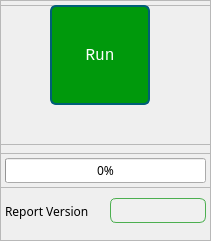
   <widget class="QFrame" name="frame_RunButton">
    <property name="geometry">
     <rect>
      <x>750</x>
      <y>10</y>
      <width>211</width>
      <height>241</height>
     </rect>
    </property>
    <property name="frameShape">
     <enum>QFrame::Shape::StyledPanel</enum>
    </property>
    <property name="frameShadow">
     <enum>QFrame::Shadow::Raised</enum>
    </property>
    <widget class="QWidget" name="verticalLayoutWidget">
     <property name="geometry">
      <rect>
       <x>0</x>
       <y>0</y>
       <width>211</width>
       <height>231</height>
      </rect>
     </property>
     <property name="font">
      <font>
       <family>Microsoft JhengHei</family>
      </font>
     </property>
     <layout class="QVBoxLayout" name="verticalLayout_RunAndVersion" stretch="2,0,1,0,1">
      <property name="topMargin">
       <number>5</number>
      </property>
      <property name="bottomMargin">
       <number>5</number>
      </property>
      <item>
       <widget class="QFrame" name="frame_7">
        <property name="frameShape">
         <enum>QFrame::Shape::StyledPanel</enum>
        </property>
        <property name="frameShadow">
         <enum>QFrame::Shadow::Raised</enum>
        </property>
        <widget class="QPushButton" name="pushButton_Run">
         <property name="enabled">
          <bool>true</bool>
         </property>
         <property name="geometry">
          <rect>
           <x>50</x>
           <y>0</y>
           <width>100</width>
           <height>100</height>
          </rect>
         </property>
         <property name="sizePolicy">
          <sizepolicy hsizetype="Fixed" vsizetype="Expanding">
           <horstretch>0</horstretch>
           <verstretch>0</verstretch>
          </sizepolicy>
         </property>
         <property name="minimumSize">
          <size>
           <width>100</width>
           <height>100</height>
          </size>
         </property>
         <property name="font">
          <font>
           <family>Consolas</family>
           <pointsize>12</pointsize>
           <bold>false</bold>
           <underline>false</underline>
           <stylestrategy>PreferAntialias</stylestrategy>
           <kerning>true</kerning>
          </font>
         </property>
         <property name="cursor">
          <cursorShape>PointingHandCursor</cursorShape>
         </property>
         <property name="mouseTracking">
          <bool>true</bool>
         </property>
         <property name="focusPolicy">
          <enum>Qt::FocusPolicy::ClickFocus</enum>
         </property>
         <property name="styleSheet">
          <string notr="true">QPushButton#pushButton_Run {
  background-color: #00990C;     /* 背景色 */
  color: #FFFFFF;                /* 文本颜色 */
  border-style: solid;           
  border-width: 2px;
  border-color: #005F77;
  border-radius: 6px;           /* 圆角半径 */
  padding: 6px;                  /* 内边距，让内容不贴边 */
}
QPushButton#pushButton_Run:hover {
  background-color: #FF7A99;     /* 悬停效果 */
}
QPushButton#pushButton_Run:pressed {
  background-color: #005F77;     /* 按下效果 */
}</string>
         </property>
         <property name="text">
          <string>Run</string>
         </property>
         <property name="autoDefault">
          <bool>false</bool>
         </property>
         <property name="default">
          <bool>false</bool>
         </property>
         <property name="flat">
          <bool>false</bool>
         </property>
        </widget>
       </widget>
      </item>
      <item>
       <spacer name="verticalSpacer">
        <property name="orientation">
         <enum>Qt::Orientation::Vertical</enum>
        </property>
        <property name="sizeType">
         <enum>QSizePolicy::Policy::Fixed</enum>
        </property>
        <property name="sizeHint" stdset="0">
         <size>
          <width>20</width>
          <height>2</height>
         </size>
        </property>
       </spacer>
      </item>
      <item>
       <widget class="QFrame" name="frame_6">
        <property name="sizePolicy">
         <sizepolicy hsizetype="Preferred" vsizetype="Expanding">
          <horstretch>0</horstretch>
          <verstretch>0</verstretch>
         </sizepolicy>
        </property>
        <property name="maximumSize">
         <size>
          <width>16777215</width>
          <height>35</height>
         </size>
        </property>
        <property name="frameShape">
         <enum>QFrame::Shape::StyledPanel</enum>
        </property>
        <property name="frameShadow">
         <enum>QFrame::Shadow::Raised</enum>
        </property>
        <widget class="QProgressBar" name="progressBar">
         <property name="geometry">
          <rect>
           <x>5</x>
           <y>5</y>
           <width>201</width>
           <height>25</height>
          </rect>
         </property>
         <property name="layoutDirection">
          <enum>Qt::LayoutDirection::LeftToRight</enum>
         </property>
         <property name="autoFillBackground">
          <bool>false</bool>
         </property>
         <property name="value">
          <number>0</number>
         </property>
         <property name="alignment">
          <set>Qt::AlignmentFlag::AlignCenter</set>
         </property>
        </widget>
       </widget>
      </item>
      <item>
       <spacer name="verticalSpacer_2">
        <property name="orientation">
         <enum>Qt::Orientation::Vertical</enum>
        </property>
        <property name="sizeType">
         <enum>QSizePolicy::Policy::Fixed</enum>
        </property>
        <property name="sizeHint" stdset="0">
         <size>
          <width>20</width>
          <height>2</height>
         </size>
        </property>
       </spacer>
      </item>
      <item>
       <layout class="QVBoxLayout" name="verticalLayout">
        <item>
         <layout class="QHBoxLayout" name="horizontalLayout_Version">
          <property name="sizeConstraint">
           <enum>QLayout::SizeConstraint::SetDefaultConstraint</enum>
          </property>
          <property name="leftMargin">
           <number>5</number>
          </property>
          <property name="rightMargin">
           <number>5</number>
          </property>
          <item>
           <widget class="QLabel" name="label_Version">
            <property name="sizePolicy">
             <sizepolicy hsizetype="Fixed" vsizetype="Preferred">
              <horstretch>0</horstretch>
              <verstretch>0</verstretch>
             </sizepolicy>
            </property>
            <property name="font">
             <font>
              <family>Microsoft JhengHei</family>
             </font>
            </property>
            <property name="text">
             <string>Report Version</string>
            </property>
           </widget>
          </item>
          <item>
           <spacer name="horizontalSpacer_17">
            <property name="orientation">
             <enum>Qt::Orientation::Horizontal</enum>
            </property>
            <property name="sizeHint" stdset="0">
             <size>
              <width>40</width>
              <height>30</height>
             </size>
            </property>
           </spacer>
          </item>
          <item>
           <widget class="QLineEdit" name="lineEdit_Version">
            <property name="font">
             <font>
              <family>Microsoft JhengHei</family>
             </font>
            </property>
            <property name="focusPolicy">
             <enum>Qt::FocusPolicy::ClickFocus</enum>
            </property>
            <property name="styleSheet">
             <string notr="true">QLineEdit {
    border: 1px solid #4CAF50;   /* 绿色边框 */
    border-radius: 6px;          /* 圆角半径 */
    padding: 2px 6px;            /* 内边距，让文字不贴边 */
    background-color: #F0F0F0;   /* 背景颜色 */
}
</string>
            </property>
            <property name="inputMethodHints">
             <set>Qt::InputMethodHint::ImhHiddenText</set>
            </property>
            <property name="alignment">
             <set>Qt::AlignmentFlag::AlignRight|Qt::AlignmentFlag::AlignTrailing|Qt::AlignmentFlag::AlignVCenter</set>
            </property>
           </widget>
          </item>
         </layout>
        </item>
       </layout>
      </item>
     </layout>
    </widget>
   </widget>
